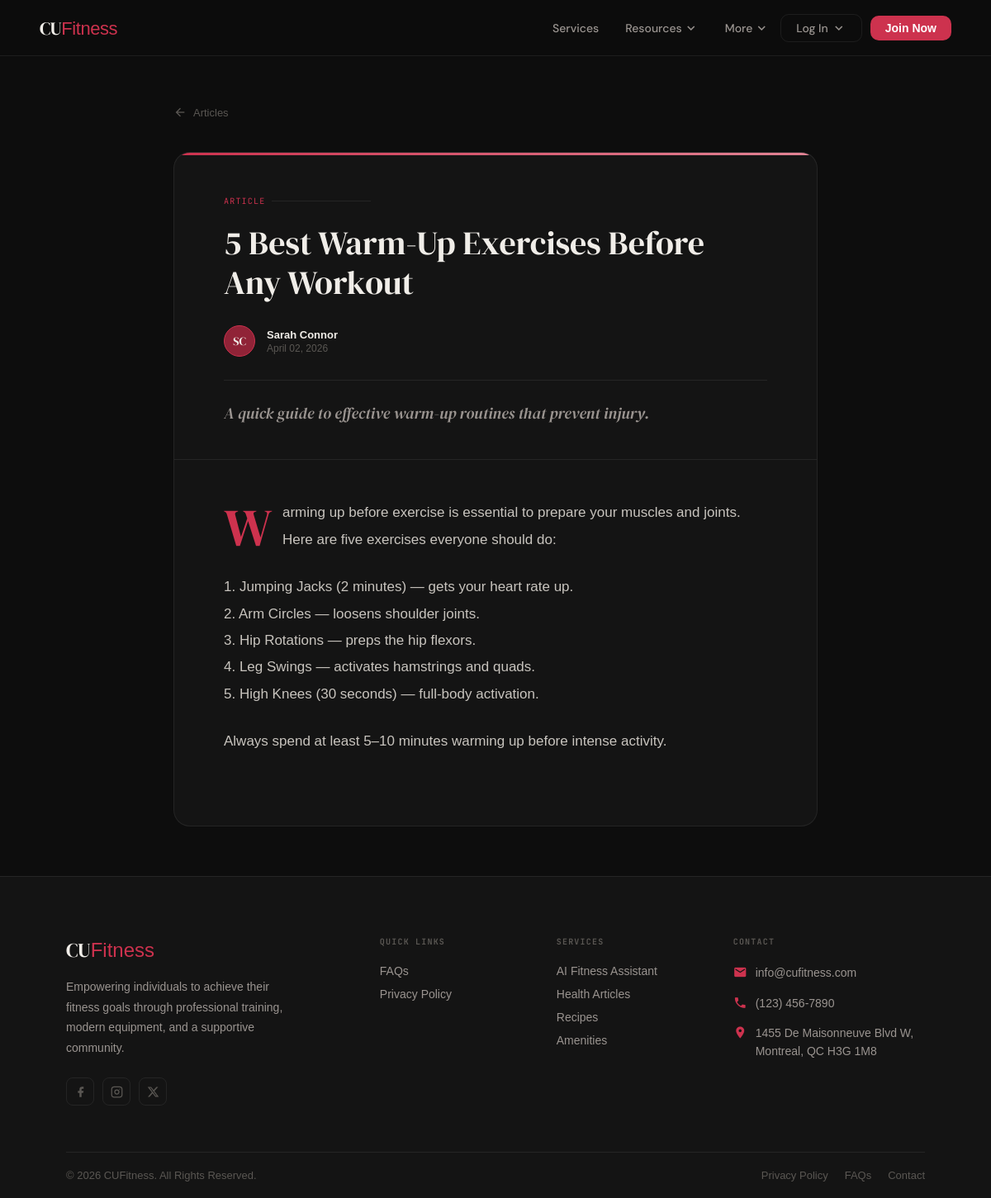
The page /article_details/1/ on the database as committed earlier.
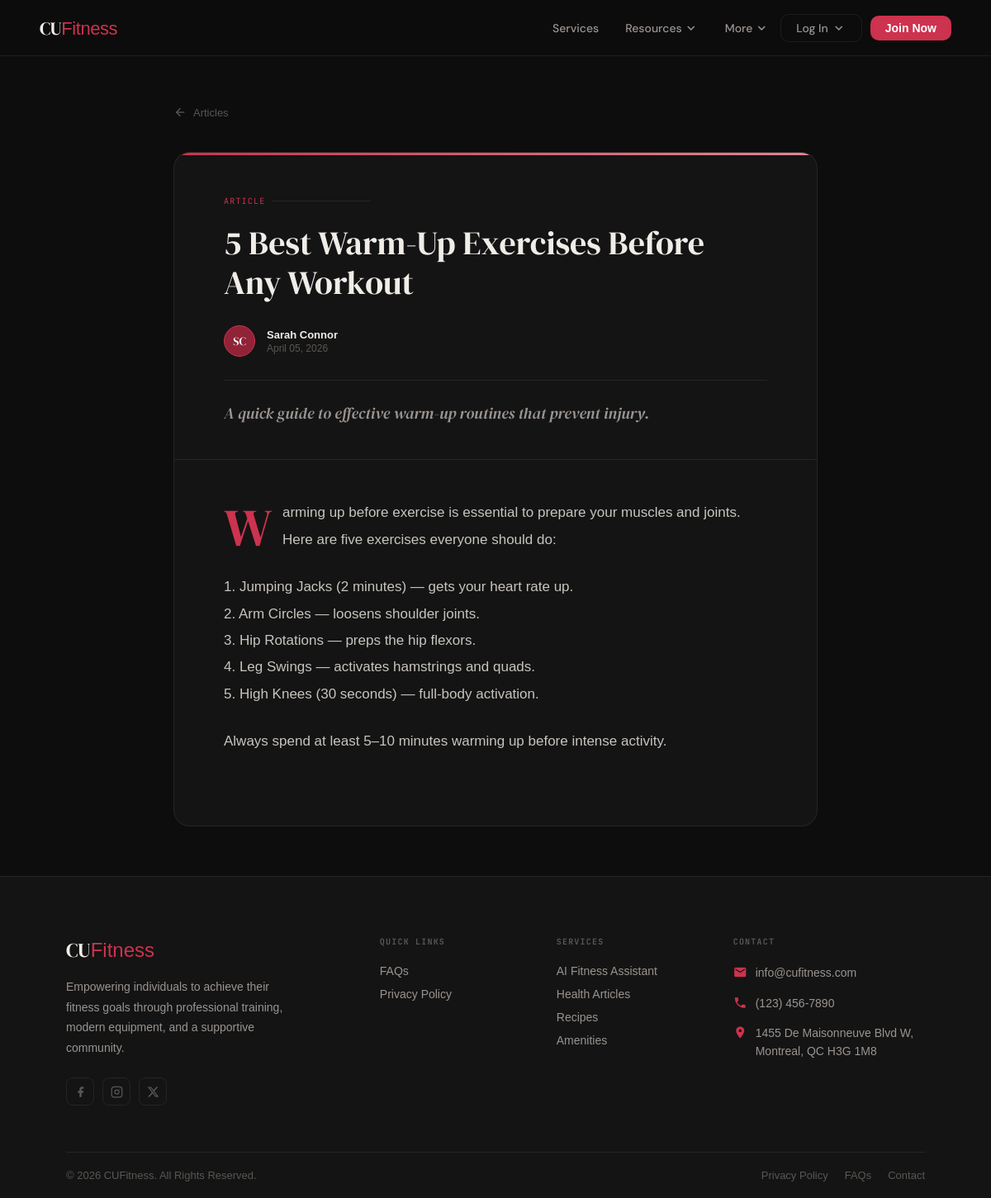
The same page on the database as committed later.
### CUFitness/models.py (models this page shows, shortened)
class Article(models.Model):
    author = models.ForeignKey(
        CustomUser, related_name="articles",
        on_delete=models.SET_NULL,
        null=True,
        blank=True
    )
    title = models.CharField(max_length=100)
    locked = models.BooleanField(default=False, help_text='Premium content — requires login to view')
    description = models.CharField(max_length=250, help_text='Brief summary of the article')
    body = models.TextField(help_text="Add body here")
    created_at = models.DateTimeField(auto_now_add=True)
    updated_at = models.DateTimeField(auto_now=True)

class CustomUser(AbstractBaseUser, PermissionsMixin):
    ROLE_CHOICES = [
        ('MEMBER', 'Member'),
        ('COACH', 'Coach'),
        ('STAFF', 'Staff'),
        ('ADMIN', 'Admin'),
    ]
    role = models.CharField(max_length=20, choices=ROLE_CHOICES, default='MEMBER', verbose_name='user role')
    MEMBERSHIP_CHOICES = [
        ("BASIC", "Basic"),
        ("STANDARD", "Standard"),
        ("PLATINUM", "Platinum"),
        ("PER_SESSION", "Per Session"),
    ]
    email = models.EmailField(_("email address"), unique=True)
    first_name = models.CharField(_("first name"), max_length=50, default='')
    last_name = models.CharField(_("last name"), max_length=50, default='')
    membership = models.CharField(_("membership"), max_length=50, choices=MEMBERSHIP_CHOICES, default='BASIC')
    phone_number = models.CharField(max_length=20, default='', help_text='e.g. +1 514 555 0123')
    date_of_birth = models.DateField(null=True,)
    address = models.CharField(max_length=255, default='', blank=True,)
    profile_picture = models.ImageField(upload_to='profile_pictures/', default='defaults/Default_Profile_Picture.jpg',blank=True,)
    REQUEST_STATUS_CHOICES = [
        ('NONE', 'No Request'),
        ('PENDING', 'Pending Approval'),
        ('APPROVED', 'Approved'),
        ('REJECTED', 'Rejected'),
    ]
    coach_request_status = models.CharField(
        max_length=20,
        choices=REQUEST_STATUS_CHOICES,
        default='NONE',
        verbose_name='Coach request status'
    )
    WORKOUT_VISIBILITY_CHOICES = [
        ('PUBLIC', 'Public'),
        ('COACH_ONLY', 'Coach Only'),
    ]
    workout_visibility = models.CharField(
        max_length=20,
        choices=WORKOUT_VISIBILITY_CHOICES,
        default='COACH_ONLY',
        verbose_name='Workout history privacy setting'
    )
    is_staff = models.BooleanField(default=False)   # Staff access
    is_active = models.BooleanField(default=True)   # Account deactivation control
    date_joined = models.DateTimeField(default=timezone.now)
    USERNAME_FIELD = "email"    # Use email as login
    REQUIRED_FIELDS = []    # Safety control for createsuperuser
    objects = CustomUserManager()
    class Meta:
        permissions = [
            ("can_ban_users", "Can ban users"),
            ("can_view_coach_requests", "Can view coach requests"),
            ("can_accept_coach_requests", "Can accept coach requests"),
            ("can_change_user_role", "Can change user role"),
            ("can_view_user_reports", "Can view user reports"),
        ]

### CUFitness/views.py (the view)
# urls.py: path("article_details/<int:id>/", views.article_details, name="article_details"),
def article_details(request, id):
    article = get_object_or_404(Article, id=id)
    if request.user.is_authenticated:
        base = 'CUFitness/staff/staff_base.html' if request.user.role == 'STAFF' else 'CUFitness/general_website/base.html'
    else:
        base = 'CUFitness/general_website/base.html'
    if article.locked and not request.user.is_authenticated:
        return redirect('login')
    return render(request, 'CUFitness/staff/articles/article_details.html', {
        'article_obj': article,
        'base_template': base,
    })

### CUFitness/templates/CUFitness/staff/articles/article_details.html (shortened to what this page needs)
{% extends base_template %}
{% load static %}
{% block extra_styles %}
<link rel="stylesheet" href="{% static 'general_website/article_details.css' %}">
{% endblock %}
{% block content %}
<div class="art-detail-page">
    {% if user.is_authenticated and user.role == "STAFF" %}
      <a href="{% url 'staff_articles' %}" class="art-detail-back">
        <span class="material-icons" style="font-size:16px">arrow_back</span> Articles
      </a>
    {% else %}
        <a href="{% url 'user_articles' %}" class="art-detail-back">
        <span class="material-icons" style="font-size:16px">arrow_back</span> Articles
      </a>
    {% endif %}
  <div class="art-detail-container">
    <div class="art-detail-header">
      <div class="art-detail-tag">Article</div>
      <div class="title-row">
        <h1 class="art-detail-title">{{ article_obj.title }}</h1>
      </div>
      <div class="art-detail-meta">
        <div class="meta-avatar">
          {{ article_obj.author.first_name|first|default:"?" }}{{ article_obj.author.last_name|first|default:"" }}
        </div>
        <div class="meta-info">
          <span class="meta-author">
            {% if article_obj.author %}{{ article_obj.author.first_name }} {{ article_obj.author.last_name }}{% else %}Deleted User{% endif %}
          </span>
          <span class="meta-date">{{ article_obj.created_at|date:"F d, Y" }}</span>
        </div>
      </div>
      <p class="art-detail-desc">{{ article_obj.description }}</p>
    </div>
    <div class="art-detail-body">
      {{ article_obj.body|linebreaks }}
    </div>
  </div>
</div>
{% endblock %}

Rows that differ between the two databases and show on the page:
changed Article "5 Best Warm-Up Exercises Before Any Workout": created_at "April 02, 2026" → "April 05, 2026"
